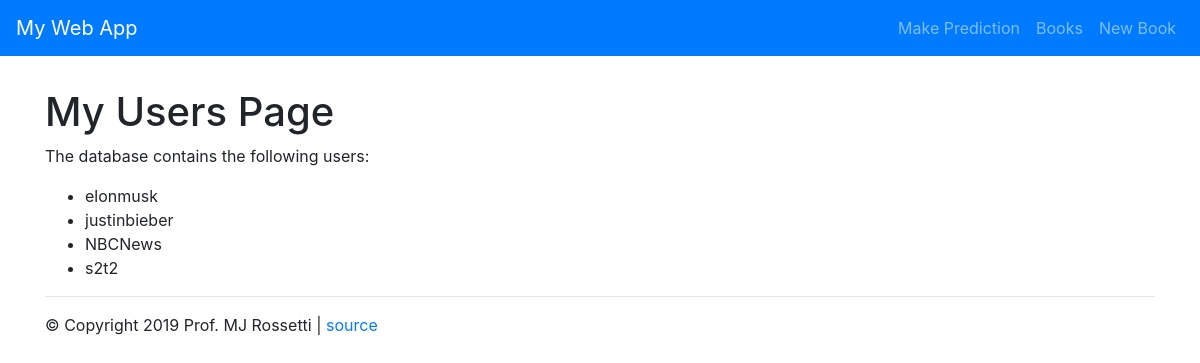
Screenshot of /users with the database file from the repository.
### web_app/models.py (models this page shows)
class User(db.Model):
    id = db.Column(db.BigInteger, primary_key=True)
    screen_name = db.Column(db.String(128), nullable=False)
    name = db.Column(db.String)
    location = db.Column(db.String)
    followers_count = db.Column(db.Integer)

### web_app/routes/twitter_routes.py (the view)
@twitter_routes.route("/users")
def list_users_human_friendly():
    db_users = User.query.all()
    return render_template("users.html", users=db_users)

### web_app/templates/users.html
{% extends "bootstrap_layout.html" %}
{% set active_page = "users" %}
{% block content %}
    <h1>My Users Page</h1>
    {% if users %}
        <p>The database contains the following users:</p>
        <ul>
        {% for user in users %}
            <li>{{ user.screen_name }} </li>
        {% endfor %}
        </ul>
    {% else %}
        <p>No users in the database. Please seed some.</p>
    {% endif %}
{% endblock %}

### rows the page displays
User: screen_name "elonmusk"
User: screen_name "justinbieber"
User: screen_name "NBCNews"
User: screen_name "s2t2"

### other values shown
{{ link_text }} "Make Prediction" "Books" "New Book"
